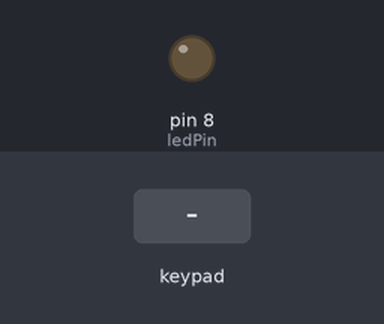
A sketch run on a simulated Arduino Uno, built with avr-gcc and run on an emulated ATmega328P. Shown: output pins drawn as LEDs (lit = HIGH). Dashed ring = blinking. The test bench sets the inputs (shaded band). What the sketch prints to the serial monitor is not drawn.

Above: at 1.2 s.
1.3 s: key '1' pressed
At 1.6 s:
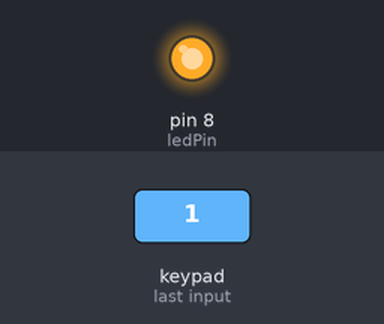
3.6 s: keypad keys 1 2 # pressed 0.4 s apart
At 7.1 s:
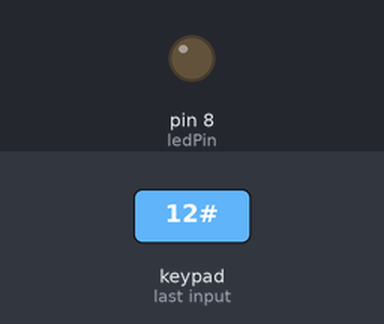
7.3 s: key 'A' pressed
At 7.45 s:
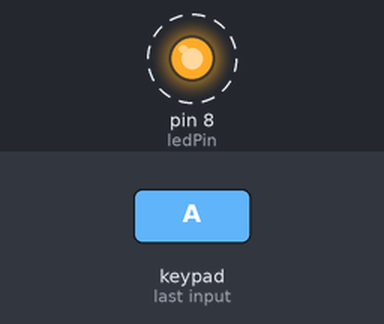
8.9 s: keypad keys 1 2 * pressed 0.4 s apart
At 12.4 s:
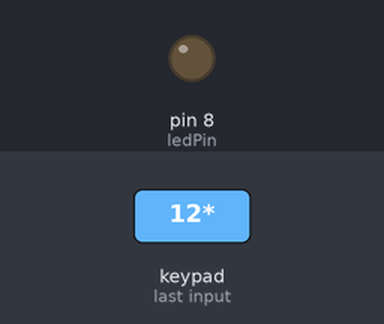
12.6 s: key 'B' pressed
At 13.0 s:
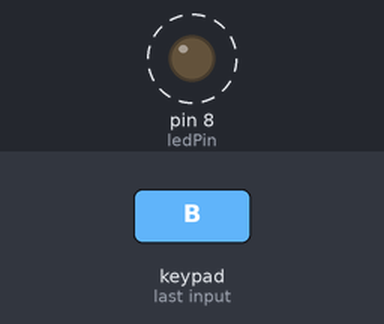
14.2 s: keypad keys 1 2 D pressed 0.4 s apart
At 17.7 s:
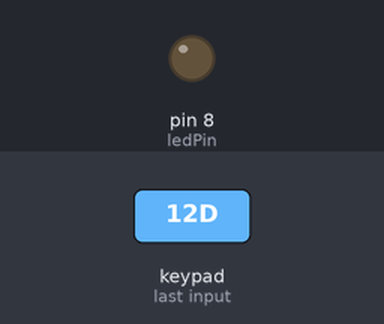
Timing chart, 0 to 18.9 s (numbered marks = the images above; inputs shaded):
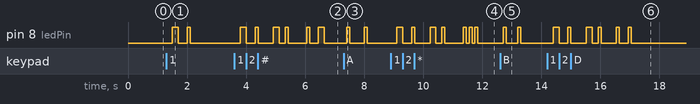

The sketch:

Transmitter.ino
```cpp
#include <Keypad.h>

// Keypad setup
const byte ROWS = 4;
const byte COLS = 4;

char keys[ROWS][COLS] = {
  {'1','2','3','A'},
  {'4','5','6','B'},
  {'7','8','9','C'},
  {'*','0','#','D'}
};

// Pins (as you defined)
byte rowPins[ROWS] = {A5, A4, A3, A2};
byte colPins[COLS] = {A1, A0, 12, 11};

Keypad keypad = Keypad(makeKeymap(keys), rowPins, colPins, ROWS, COLS);

int ledPin = 8;

// Timing (VERY IMPORTANT for sync)
int bitDuration = 100; // ms

void setup() {
  pinMode(ledPin, OUTPUT);
  Serial.begin(9600);
}

// Convert char → 8-bit binary transmission
void sendData(char data) {
  byte value = (byte)data;

  Serial.print("Sending: ");
  Serial.print(data);
  Serial.print(" Binary: ");

  // Send 8 bits (MSB first)
  for (int i = 7; i >= 0; i--) {
    int bitVal = bitRead(value, i);

    Serial.print(bitVal);

    digitalWrite(ledPin, bitVal);
    delay(bitDuration);
  }

  Serial.println();

  // Small gap between characters
  digitalWrite(ledPin, LOW);
  delay(300);
}

void loop() {
  char key = keypad.getKey();

  if (key) {
    sendData(key);
  }
}
```

Measured:
- after the input at 1.3 s, pin 8 (ledPin): LOW → HIGH after 0.20 s, → LOW 0.20 s later, → HIGH 0.30 s later, → LOW 0.10 s later
- after the input at 3.6 s, pin 8 (ledPin): LOW → HIGH after 0.21 s, → LOW 0.20 s later, → HIGH 0.30 s later, → LOW 0.10 s later, … (12 changes in this stretch)
- after the input at 7.3 s, pin 8 (ledPin): alternates HIGH for 0.10 s and LOW for 0.50 s, starting after 0.10 s
- after the input at 8.9 s, pin 8 (ledPin): LOW → HIGH after 0.21 s, → LOW 0.20 s later, → HIGH 0.30 s later, → LOW 0.10 s later, … (14 changes in this stretch)
- after the input at 12.6 s, pin 8 (ledPin): alternates HIGH for 0.10 s and LOW for 0.40 s, 4 changes in all, then stays LOW, starting after 0.11 s
- after the input at 14.2 s, pin 8 (ledPin): LOW → HIGH after 0.20 s, → LOW 0.20 s later, → HIGH 0.30 s later, → LOW 0.10 s later, … (12 changes in this stretch)
